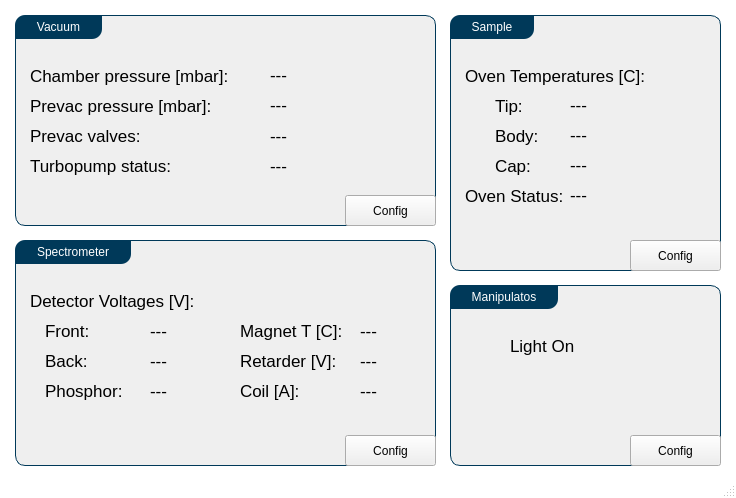
<?xml version="1.0" encoding="UTF-8"?>
<ui version="4.0">
 <class>mainWindow</class>
 <widget class="QMainWindow" name="mainWindow">
  <property name="geometry">
   <rect>
    <x>0</x>
    <y>0</y>
    <width>736</width>
    <height>498</height>
   </rect>
  </property>
  <property name="sizePolicy">
   <sizepolicy hsizetype="Fixed" vsizetype="Fixed">
    <horstretch>0</horstretch>
    <verstretch>0</verstretch>
   </sizepolicy>
  </property>
  <property name="windowTitle">
   <string>UrsaPQ Remote</string>
  </property>
  <property name="styleSheet">
   <string notr="true">#mainWidget, #statusBar {
	background-color: #FFFFFF;
}

QLabel {
	font-size: 12.5pt;
}

QGroupBox {
	background-color: #EFEFEF;
    border: 1px solid gray;
    border-color: #003959;
    border-radius: 10px;
}

QGroupBox::title {
    subcontrol-position: top left;
 	border-top-left-radius: 10px;
 	border-bottom-right-radius: 10px;
    padding: 5px 20px;
    background-color: #003959;
    color: rgb(255, 255, 255);
}

* [objectName$=&quot;SL&quot;]{
    background-color: grey;
    border: 0px solid;
 	border-top-right-radius: 10px;
 	border-bottom-left-radius: 10px;
}

* [objectName$=&quot;MB&quot;]{
    border: 1px solid #003959;
    background-color: #308CC6;
 	border-top-left-radius: 10px;
 	border-bottom-right-radius: 10px;
    color: rgb(255, 255, 255);
}

* [objectName$=&quot;MB&quot;]:hover{
    background-color: #98C6E3;
}

* [objectName$=&quot;MB&quot;]:pressed{
    background-color: #c6b301;
}
</string>
  </property>
  <widget class="QWidget" name="mainWidget">
   <widget class="QGroupBox" name="groupBox">
    <property name="geometry">
     <rect>
      <x>15</x>
      <y>15</y>
      <width>421</width>
      <height>211</height>
     </rect>
    </property>
    <property name="sizePolicy">
     <sizepolicy hsizetype="MinimumExpanding" vsizetype="MinimumExpanding">
      <horstretch>0</horstretch>
      <verstretch>0</verstretch>
     </sizepolicy>
    </property>
    <property name="tabletTracking">
     <bool>false</bool>
    </property>
    <property name="title">
     <string>Vacuum</string>
    </property>
    <property name="flat">
     <bool>false</bool>
    </property>
    <property name="checkable">
     <bool>false</bool>
    </property>
    <widget class="QLabel" name="chamberPressure">
     <property name="geometry">
      <rect>
       <x>255</x>
       <y>45</y>
       <width>151</width>
       <height>30</height>
      </rect>
     </property>
     <property name="text">
      <string>---</string>
     </property>
    </widget>
    <widget class="QLabel" name="label">
     <property name="geometry">
      <rect>
       <x>15</x>
       <y>75</y>
       <width>241</width>
       <height>31</height>
      </rect>
     </property>
     <property name="text">
      <string>Prevac pressure [mbar]:</string>
     </property>
    </widget>
    <widget class="QLabel" name="label_2">
     <property name="geometry">
      <rect>
       <x>15</x>
       <y>45</y>
       <width>241</width>
       <height>31</height>
      </rect>
     </property>
     <property name="text">
      <string>Chamber pressure [mbar]:</string>
     </property>
    </widget>
    <widget class="QLabel" name="prevacPressure">
     <property name="geometry">
      <rect>
       <x>255</x>
       <y>75</y>
       <width>151</width>
       <height>30</height>
      </rect>
     </property>
     <property name="text">
      <string>---</string>
     </property>
    </widget>
    <widget class="QLabel" name="label_3">
     <property name="geometry">
      <rect>
       <x>15</x>
       <y>105</y>
       <width>241</width>
       <height>31</height>
      </rect>
     </property>
     <property name="text">
      <string>Prevac valves:</string>
     </property>
    </widget>
    <widget class="QLabel" name="prevacValves">
     <property name="geometry">
      <rect>
       <x>255</x>
       <y>105</y>
       <width>151</width>
       <height>31</height>
      </rect>
     </property>
     <property name="text">
      <string>---</string>
     </property>
    </widget>
    <widget class="QLabel" name="label_4">
     <property name="geometry">
      <rect>
       <x>15</x>
       <y>135</y>
       <width>241</width>
       <height>31</height>
      </rect>
     </property>
     <property name="text">
      <string>Turbopump status:</string>
     </property>
    </widget>
    <widget class="QLabel" name="pumpStatus">
     <property name="geometry">
      <rect>
       <x>255</x>
       <y>135</y>
       <width>151</width>
       <height>31</height>
      </rect>
     </property>
     <property name="text">
      <string>---</string>
     </property>
    </widget>
    <widget class="QLabel" name="vacuum_SL">
     <property name="geometry">
      <rect>
       <x>390</x>
       <y>0</y>
       <width>31</width>
       <height>30</height>
      </rect>
     </property>
     <property name="text">
      <string/>
     </property>
    </widget>
    <widget class="QPushButton" name="vacuum_MB">
     <property name="geometry">
      <rect>
       <x>330</x>
       <y>180</y>
       <width>91</width>
       <height>31</height>
      </rect>
     </property>
     <property name="text">
      <string>Config</string>
     </property>
    </widget>
   </widget>
   <widget class="QGroupBox" name="groupBox_2">
    <property name="geometry">
     <rect>
      <x>15</x>
      <y>240</y>
      <width>421</width>
      <height>226</height>
     </rect>
    </property>
    <property name="title">
     <string>Spectrometer</string>
    </property>
    <widget class="QLabel" name="detector_SL">
     <property name="geometry">
      <rect>
       <x>390</x>
       <y>0</y>
       <width>31</width>
       <height>30</height>
      </rect>
     </property>
     <property name="text">
      <string/>
     </property>
    </widget>
    <widget class="QPushButton" name="spectr_MB">
     <property name="geometry">
      <rect>
       <x>330</x>
       <y>195</y>
       <width>91</width>
       <height>31</height>
      </rect>
     </property>
     <property name="text">
      <string>Config</string>
     </property>
    </widget>
    <widget class="QWidget" name="widget" native="true">
     <property name="geometry">
      <rect>
       <x>15</x>
       <y>45</y>
       <width>211</width>
       <height>136</height>
      </rect>
     </property>
     <widget class="QLabel" name="label_10">
      <property name="geometry">
       <rect>
        <x>15</x>
        <y>30</y>
        <width>106</width>
        <height>31</height>
       </rect>
      </property>
      <property name="text">
       <string>Front:</string>
      </property>
     </widget>
     <widget class="QLabel" name="label_11">
      <property name="geometry">
       <rect>
        <x>15</x>
        <y>60</y>
        <width>106</width>
        <height>31</height>
       </rect>
      </property>
      <property name="text">
       <string>Back:</string>
      </property>
     </widget>
     <widget class="QLabel" name="label_12">
      <property name="geometry">
       <rect>
        <x>15</x>
        <y>90</y>
        <width>106</width>
        <height>31</height>
       </rect>
      </property>
      <property name="text">
       <string>Phosphor:</string>
      </property>
     </widget>
     <widget class="QLabel" name="mcpFront_act">
      <property name="geometry">
       <rect>
        <x>120</x>
        <y>30</y>
        <width>76</width>
        <height>31</height>
       </rect>
      </property>
      <property name="text">
       <string>---</string>
      </property>
     </widget>
     <widget class="QLabel" name="mcpBack_act">
      <property name="geometry">
       <rect>
        <x>120</x>
        <y>60</y>
        <width>76</width>
        <height>31</height>
       </rect>
      </property>
      <property name="text">
       <string>---</string>
      </property>
     </widget>
     <widget class="QLabel" name="mcpPhos_act">
      <property name="geometry">
       <rect>
        <x>120</x>
        <y>90</y>
        <width>76</width>
        <height>31</height>
       </rect>
      </property>
      <property name="text">
       <string>---</string>
      </property>
     </widget>
     <widget class="QLabel" name="label_13">
      <property name="geometry">
       <rect>
        <x>0</x>
        <y>0</y>
        <width>181</width>
        <height>31</height>
       </rect>
      </property>
      <property name="text">
       <string>Detector Voltages [V]:</string>
      </property>
     </widget>
    </widget>
    <widget class="QWidget" name="widget_2" native="true">
     <property name="geometry">
      <rect>
       <x>225</x>
       <y>45</y>
       <width>181</width>
       <height>136</height>
      </rect>
     </property>
     <widget class="QLabel" name="label_14">
      <property name="geometry">
       <rect>
        <x>0</x>
        <y>30</y>
        <width>111</width>
        <height>31</height>
       </rect>
      </property>
      <property name="text">
       <string>Magnet T [C]:</string>
      </property>
     </widget>
     <widget class="QLabel" name="magnet_temp">
      <property name="geometry">
       <rect>
        <x>120</x>
        <y>30</y>
        <width>61</width>
        <height>31</height>
       </rect>
      </property>
      <property name="text">
       <string>---</string>
      </property>
     </widget>
     <widget class="QLabel" name="label_16">
      <property name="geometry">
       <rect>
        <x>0</x>
        <y>60</y>
        <width>111</width>
        <height>31</height>
       </rect>
      </property>
      <property name="text">
       <string>Retarder [V]:</string>
      </property>
     </widget>
     <widget class="QLabel" name="retarder">
      <property name="geometry">
       <rect>
        <x>120</x>
        <y>60</y>
        <width>61</width>
        <height>31</height>
       </rect>
      </property>
      <property name="text">
       <string>---</string>
      </property>
     </widget>
     <widget class="QLabel" name="label_17">
      <property name="geometry">
       <rect>
        <x>0</x>
        <y>90</y>
        <width>111</width>
        <height>31</height>
       </rect>
      </property>
      <property name="text">
       <string>Coil [A]:</string>
      </property>
     </widget>
     <widget class="QLabel" name="coilCurr">
      <property name="geometry">
       <rect>
        <x>120</x>
        <y>90</y>
        <width>61</width>
        <height>31</height>
       </rect>
      </property>
      <property name="text">
       <string>---</string>
      </property>
     </widget>
    </widget>
   </widget>
   <widget class="QGroupBox" name="groupBox_3">
    <property name="geometry">
     <rect>
      <x>450</x>
      <y>15</y>
      <width>271</width>
      <height>256</height>
     </rect>
    </property>
    <property name="title">
     <string>Sample</string>
    </property>
    <widget class="QPushButton" name="sample_MB">
     <property name="geometry">
      <rect>
       <x>180</x>
       <y>225</y>
       <width>91</width>
       <height>31</height>
      </rect>
     </property>
     <property name="text">
      <string>Config</string>
     </property>
    </widget>
    <widget class="QLabel" name="sample_SL">
     <property name="geometry">
      <rect>
       <x>240</x>
       <y>0</y>
       <width>31</width>
       <height>30</height>
      </rect>
     </property>
     <property name="text">
      <string/>
     </property>
    </widget>
    <widget class="QLabel" name="label_5">
     <property name="geometry">
      <rect>
       <x>15</x>
       <y>45</y>
       <width>271</width>
       <height>31</height>
      </rect>
     </property>
     <property name="text">
      <string>Oven Temperatures [C]:</string>
     </property>
    </widget>
    <widget class="QLabel" name="tipTemp">
     <property name="geometry">
      <rect>
       <x>120</x>
       <y>75</y>
       <width>91</width>
       <height>30</height>
      </rect>
     </property>
     <property name="text">
      <string>---</string>
     </property>
    </widget>
    <widget class="QLabel" name="label_6">
     <property name="geometry">
      <rect>
       <x>45</x>
       <y>75</y>
       <width>76</width>
       <height>31</height>
      </rect>
     </property>
     <property name="text">
      <string>Tip:</string>
     </property>
    </widget>
    <widget class="QLabel" name="label_7">
     <property name="geometry">
      <rect>
       <x>45</x>
       <y>105</y>
       <width>76</width>
       <height>31</height>
      </rect>
     </property>
     <property name="text">
      <string>Body:</string>
     </property>
    </widget>
    <widget class="QLabel" name="label_8">
     <property name="geometry">
      <rect>
       <x>45</x>
       <y>135</y>
       <width>76</width>
       <height>31</height>
      </rect>
     </property>
     <property name="text">
      <string>Cap:</string>
     </property>
    </widget>
    <widget class="QLabel" name="bodyTemp">
     <property name="geometry">
      <rect>
       <x>120</x>
       <y>105</y>
       <width>91</width>
       <height>30</height>
      </rect>
     </property>
     <property name="text">
      <string>---</string>
     </property>
    </widget>
    <widget class="QLabel" name="capTemp">
     <property name="geometry">
      <rect>
       <x>120</x>
       <y>135</y>
       <width>91</width>
       <height>30</height>
      </rect>
     </property>
     <property name="text">
      <string>---</string>
     </property>
    </widget>
    <widget class="QLabel" name="label_9">
     <property name="geometry">
      <rect>
       <x>15</x>
       <y>165</y>
       <width>241</width>
       <height>31</height>
      </rect>
     </property>
     <property name="text">
      <string>Oven Status:</string>
     </property>
    </widget>
    <widget class="QLabel" name="ovenStatus">
     <property name="geometry">
      <rect>
       <x>120</x>
       <y>165</y>
       <width>121</width>
       <height>30</height>
      </rect>
     </property>
     <property name="text">
      <string>---</string>
     </property>
    </widget>
   </widget>
   <widget class="QGroupBox" name="groupBox_4">
    <property name="geometry">
     <rect>
      <x>450</x>
      <y>285</y>
      <width>271</width>
      <height>181</height>
     </rect>
    </property>
    <property name="title">
     <string>Manipulatos</string>
    </property>
    <widget class="QPushButton" name="manipulator_MB">
     <property name="geometry">
      <rect>
       <x>180</x>
       <y>150</y>
       <width>91</width>
       <height>31</height>
      </rect>
     </property>
     <property name="text">
      <string>Config</string>
     </property>
    </widget>
    <widget class="QLabel" name="label_15">
     <property name="geometry">
      <rect>
       <x>60</x>
       <y>45</y>
       <width>121</width>
       <height>31</height>
      </rect>
     </property>
     <property name="text">
      <string>Light On</string>
     </property>
    </widget>
    <widget class="QWidget" name="verticalLayoutWidget">
     <property name="geometry">
      <rect>
       <x>15</x>
       <y>45</y>
       <width>46</width>
       <height>31</height>
      </rect>
     </property>
     <layout class="QVBoxLayout" name="lightOnBox"/>
    </widget>
   </widget>
  </widget>
  <widget class="QStatusBar" name="statusBar">
   <property name="enabled">
    <bool>true</bool>
   </property>
   <property name="sizeGripEnabled">
    <bool>true</bool>
   </property>
  </widget>
 </widget>
 <layoutdefault spacing="6" margin="11"/>
 <resources/>
 <connections/>
</ui>
